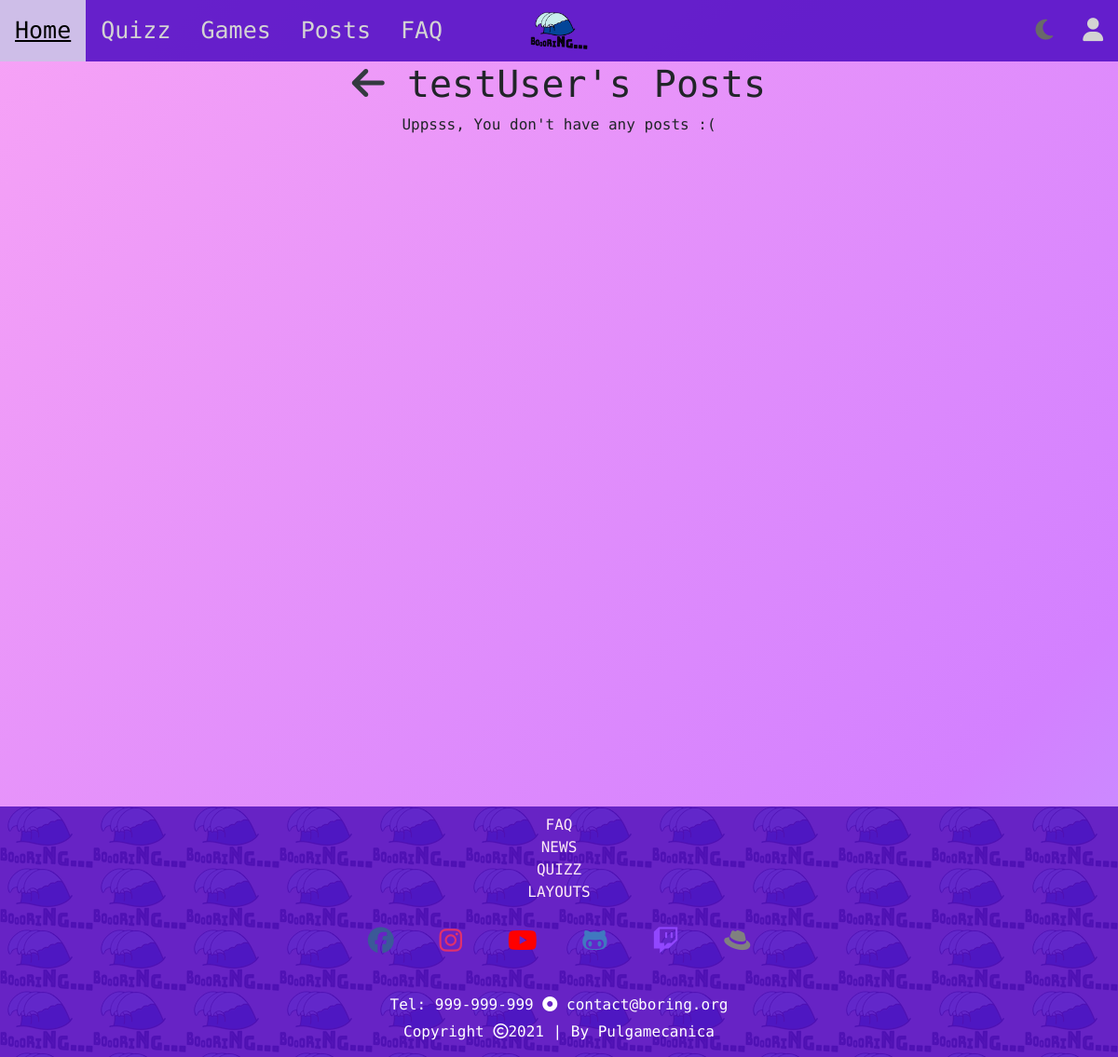
The app's page /boring/posts (signed in), older data.
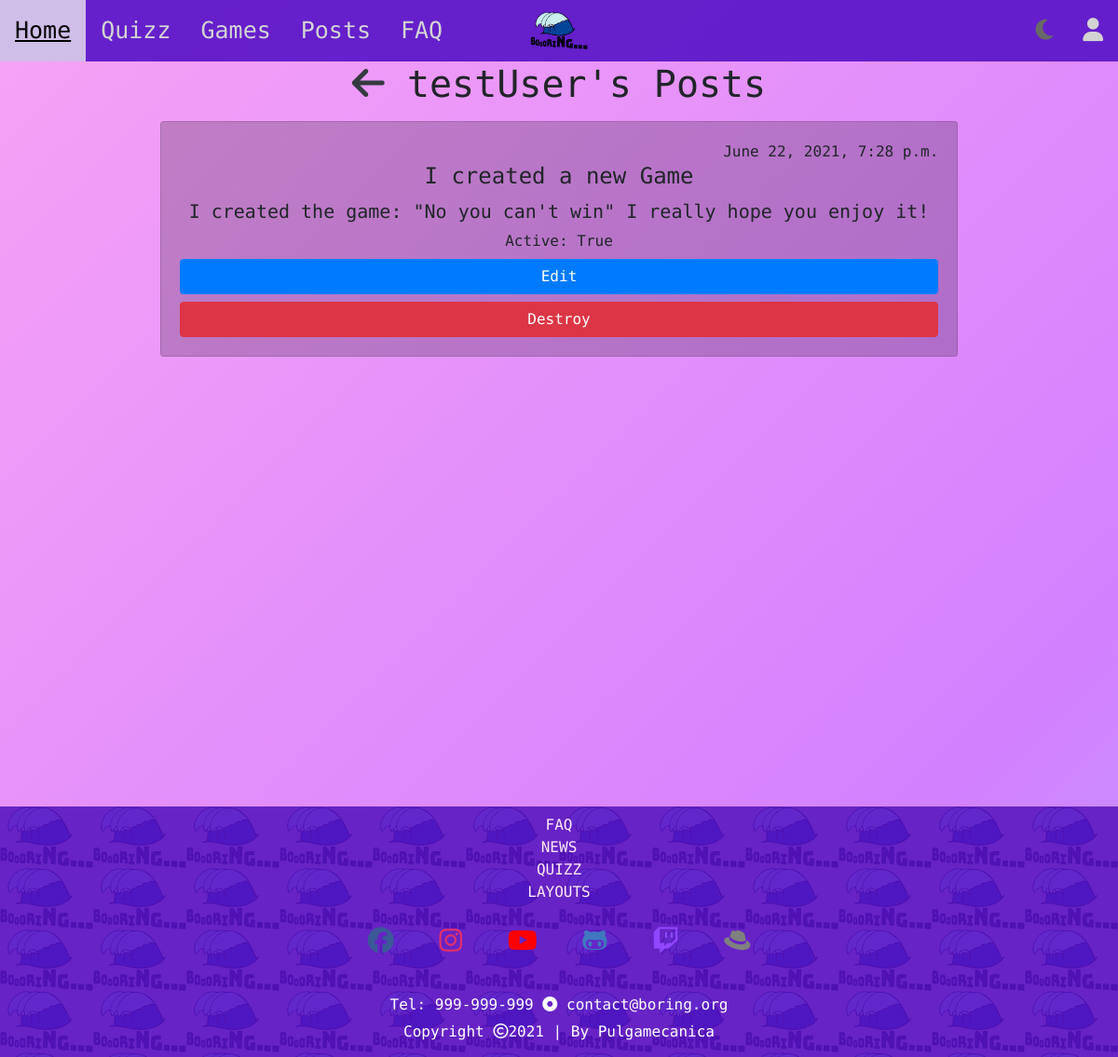
The same page, newer data.
### boring/models.py (models this page shows, shortened)
class Post(models.Model):
    title = models.CharField(max_length = 30)
    description = models.TextField(max_length = 150)
    views = models.IntegerField(default = 0)
    likes = models.IntegerField(default = 0)
    active = models.BooleanField(default=False)
    created_at = models.DateTimeField(auto_now_add=True)
    short_description = models.CharField(max_length = 15, default='Details')
    user = models.ForeignKey(BoringUser, on_delete=models.CASCADE, related_name="posts")

### boring/views.py (the view)
# urls.py: path('posts', views.posts_page_view, name='posts'),
@login_required(login_url='./login')
def posts_page_view(request):
    context = {'posts': Post.objects.all().filter(user = request.user.boringuser)}
    return render(request, 'boring/posts.html', context)

### boring/templates/boring/posts.html
{% extends 'boring_website/base.html' %}
{% block main %}
   <h1 class="text-center"><a href={% url 'boring:profile' %}><i class="fas fa-arrow-left text-dark"></i></a> {{ user.username }}'s Posts</h1>
   <div class="container boring-games-container">
      <div class="row justify-content-center">
         {% for post in posts %}
            <div class="card m-2">
               <div class="card-body text-center">
                  <span class="float-right"> {{  post.created_at}}</span>
                  <br>
                  <h4 class="card-title"> {{ post.title }} </h4>
                  <span class="card-text">
                     <h5> {{ post.description }} </h5>
                     <h6>Active: {{ post.active }} </h6>
                     <a href="{% url 'boring:post' post.id %}" class="btn btn-primary btn-block">Edit</a>
                     <a href={% url 'boring:delete_post' post.id %} class="btn btn-danger btn-block" onclick="return confirm('Please, confirm action:\nDelete {{post.title}}')">Destroy</a>
                  </span>
                  </div>
            </div>
         {% empty %}
            Uppsss, You don't have any posts :(
         {% endfor %}
      </div>
   </div>
{% endblock %}

Row changes from the older to the newer data that the page shows:
added Post: created_at "June 22, 2021, 7:28 p.m.", title "I created a new Game", description "I created the game: \"No you can't win\" I really hope you enjoy it!", active "True"
Text that changed along with them:
text no longer shown: "Uppsss, You don't have any posts :("
